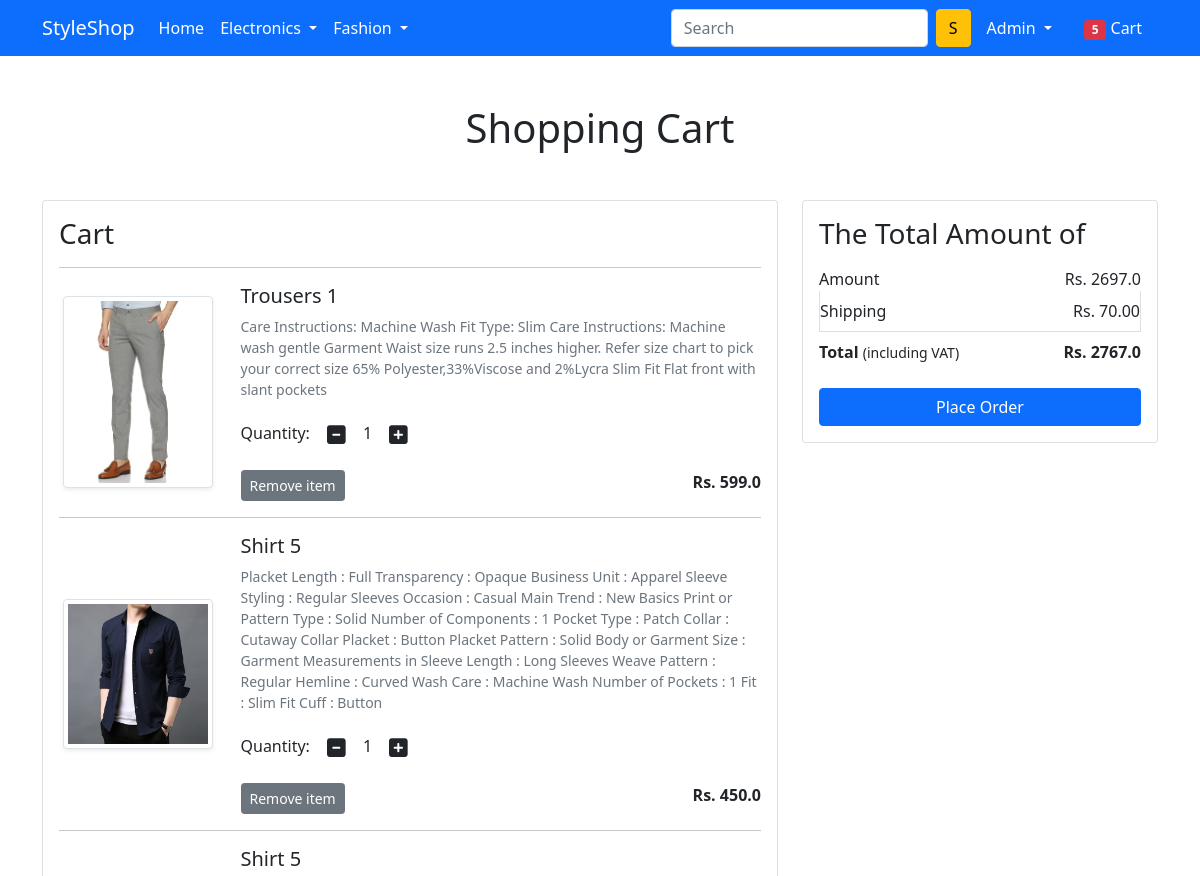
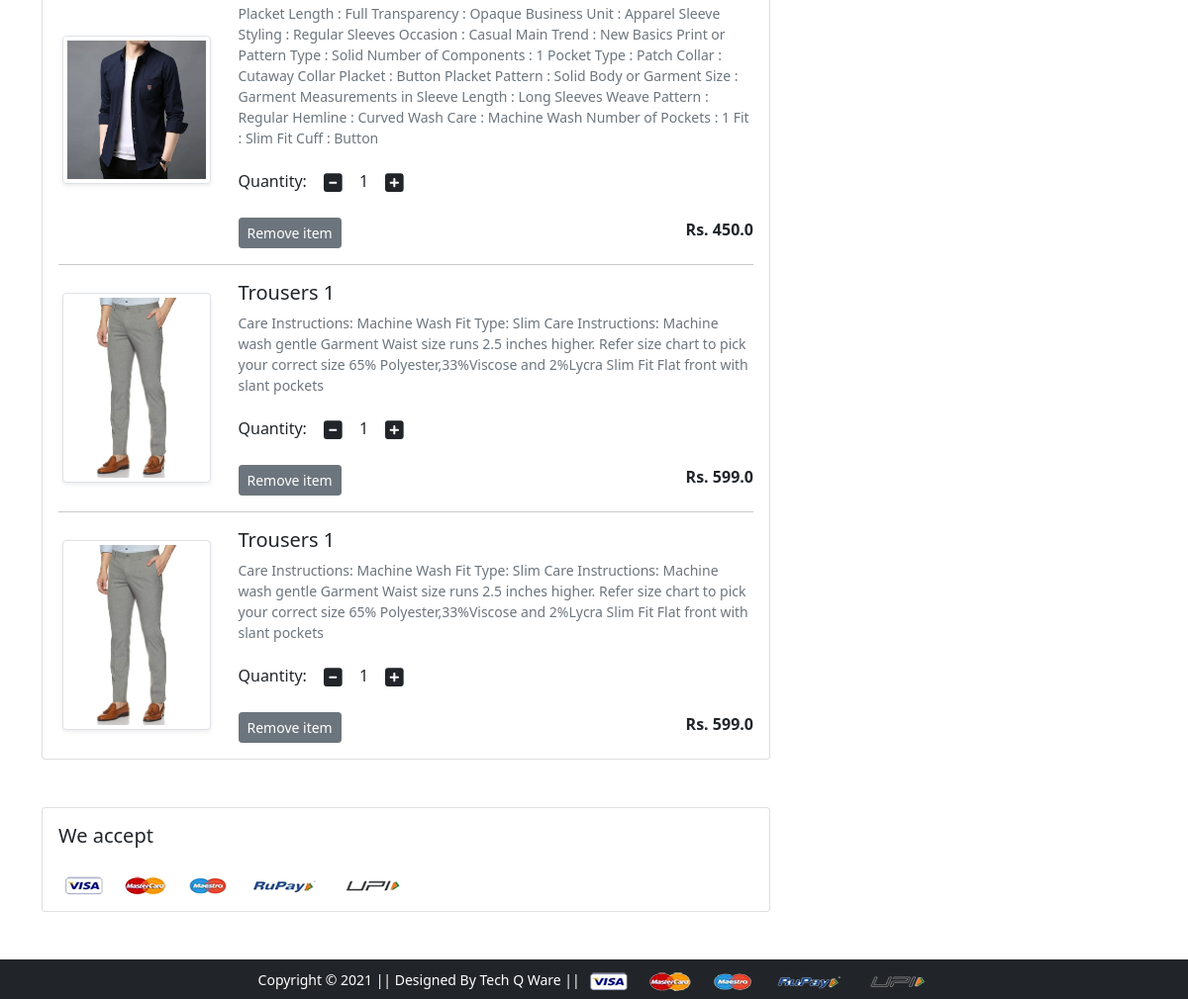
The app's page /cart/ (signed in) with its own data (2 pictures, top to bottom).
### app/models.py (models this page shows, shortened)
class Cart(models.Model):
    user = models.ForeignKey(User,on_delete=models.CASCADE)
    product = models.ForeignKey(Product,on_delete=models.CASCADE)
    quantity = models.PositiveIntegerField(default=1)

class Product(models.Model):
    title = models.CharField(max_length=100)
    selling_price = models.FloatField()
    discounted_price = models.FloatField()
    description = models.TextField()
    brand = models.CharField(max_length=100)
    category = models.CharField(choices=CATEGORY_CHOICES,max_length=10)
    product_image = models.ImageField(upload_to='productimg')

### app/views.py (the view)
# urls.py: path('cart/',views.show_cart,name='showcart'),
def show_cart(request):
    totalitem=0
    if request.user.is_authenticated:
        totalitem =len(Cart.objects.filter(user=request.user))
        user = request.user
        cart = Cart.objects.filter(user=user)
        amount = 0.0
        shipping_amount = 70.0
        total_amount = 0.0
        cart_product = [p for p in Cart.objects.all() if  p.user==user]
        if cart_product:
            for p in cart_product:
                tempamount = (p.quantity * p.product.discounted_price)
                amount += tempamount
                totalamount = amount + shipping_amount
            return render(request,'app/addtocart.html',{'carts':cart,'totalamount':totalamount,'amount':amount,'totalitem':totalitem})
        else:
            return render(request,'app/emptycart.html')

### app/templates/app/addtocart.html (shortened to what this page needs)
{% extends 'app/base.html' %}
{% load static %}
{% block main-content %}
<div class="container my-5">
 <div class="row">
  <h1 class="text-center mb-5">Shopping Cart</h1>
  <div class="col-sm-8">
  <div class="card">
   <div class="card-body">
    <h3>Cart</h3>
    {% for cart in carts %}
    <hr>
    <div class="row">
     <div class="col-sm-3 text-center align-self-center"><img
     src="{{cart.product.product_image.url}}" alt="" srcset="" class="img-fluid img-thumbnail shadow-sm" height="150" width="150"> </div>
     <div class="col-sm-9">
      <div>
       <h5>{{cart.product.title}}</h5>
       <p class="mb-2 text-muted small">{{cart.product.description}}</p>
       <div class="my-3">
        <label for="quantity">Quantity:</label>
        <a class="minus-cart btn" pid="{{cart.product.id}}">
        <i class="fas fa-minus-square fa-lg"></i></a>
          <span id="quantity">{{cart.quantity}}</span>
        <a class="plus-cart btn" pid="{{cart.product.id}}">
        <i class="fas fa-plus-square fa-lg"></i></a>
       </div>
       <div class="d-flex justify-content-between">
        <a href="#" class="btn btn-sm btn-secondary mr-3" pid="{{cart.product.id}}">Remove item </a>
        <p class="mb-0"><span><strong>Rs. {{cart.product.discounted_price}}</strong></span></p>
       </div>
      </div>
     </div>
    </div>
    {% endfor %}
   </div>
   </div>
  </div>
  <div class="col-sm-4">
   <div class="card">
    <div class="card-body">
      <h3>The Total Amount of</h3>
      <ul class="list-group">
       <li class="list-group-item d-flex justify-content-between align-items-center border-0 px-0 pb-0">Amount<span>Rs. <span id="amount">{{amount}}</span></span></li>
       <li class="list-group-item d-flex justify-content-between align-items-center px-0">Shipping<span>Rs. 70.00</span></li>
       <li class="list-group-item d-flex justify-content-between align-items-center border-0 px-0 mb-3">
        <div>
           <strong>Total</strong> <small>(including VAT)</small>
         </div>
         <span><strong>Rs. <strong id="totalamount">{{totalamount}}</strong></strong></span>
       </li>
      </ul>
      <div class="d-grid"><a href="{% url 'checkout' %}" class="btn btn-primary">Place Order</a></div>
    </div>
   </div>
  </div>
 </div>
</div>
<div class="container">
 <div class="row">
  <div class="col-sm-8">
   <div class="card">
    <div class="card-body">
      <h5 class="mb-4">We accept</h5>
      <img src="{% static 'app/images/payment.png' %}" alt="" class="img-fluid">
    </div>
  </div>
  </div>
 </div>
</div>
{% endblock main-content %}

### app/templates/app/base.html (shortened to what this page needs)
<!doctype html>
{% load static %}
<html lang="en">
  <head>
    <link href="https://cdn.jsdelivr.net/npm/bootstrap@5.0.0-beta1/dist/css/bootstrap.min.css" rel="stylesheet">
    <link rel="stylesheet" href="{% static 'app/css/owl.carousel.min.css' %}">
    <link rel="stylesheet" href="{% static 'app/css/all.min.css' %}">
    <link rel="stylesheet" href="{% static 'app/css/style.css' %}">
  </head>
  <body>
    <nav class="navbar navbar-expand-lg navbar-dark bg-primary">
     <div class="container">
       <a class="navbar-brand" href="/">StyleShop</a>
       <div class="collapse navbar-collapse" id="navbarSupportedContent">
         <ul class="navbar-nav me-auto mb-2 mb-lg-0">
           <li class="nav-item">
             <a class="nav-link active" aria-current="page" href="/">Home</a>
           </li>
           <li class="nav-item dropdown">
             <a class="nav-link dropdown-toggle text-white" href="#" id="electronicsDropdown" role="button" data-bs-toggle="dropdown" aria-expanded="false">
               Electronics
             </a>
           </li>
           <li class="nav-item dropdown">
             <a class="nav-link dropdown-toggle text-white" href="#" id="fashionDropdown" role="button" data-bs-toggle="dropdown" aria-expanded="false">
               Fashion
             </a>
           </li>
         </ul>
         <form class="d-flex">
           <input class="form-control me-2" type="search" placeholder="Search" aria-label="Search">
           <button class="btn btn-warning" type="submit">S</button>
         </form>
         <div>
          <ul class="navbar-nav me-auto mb-2 mb-lg-0">
          {% if request.user.is_authenticated %}
           <li class="nav-item dropdown mx-2">
              <a class="nav-link dropdown-toggle text-white" href="#" id="profileDropdown" role="button" data-bs-toggle="dropdown" aria-expanded="false">
                {{request.user.username | capfirst}}
              </a>
            </li>
            <li class="nav-item mx-2">
             <a href="{% url 'showcart' %}" class="nav-link text-white"><span class="badge bg-danger">{{totalitem}}</span> Cart </a>
            </li>
            {% endif %}
          </ul>
         </div>
       </div>
     </div>
    </nav>
    {% block main-content %} {% endblock main-content %}
    <footer class="container-fluid bg-dark text-center p-2 mt-5">
        <small class="text-white">Copyright &copy; 2021 || Designed By Tech Q Ware || </small>
        <img src="{% static 'app/images/payment.png' %}" alt="" srcset="" class="img-fluid" height="2px">
    </footer>
  </body>
</html>

### records on screen
Cart: product.product_image (picture), product "Trousers 1", product.description "Care Instructions: Machine Wash Fit Type: Slim Care Instructions: Machine wash gentle Garment Waist size runs 2.5 inches higher. Refer size chart to pick your correct size 65% Polyester,33%Viscose and 2%Lycra Slim Fit Flat front with slant pockets", quantity "1", product.discounted_price "599.0"
Cart: product.product_image (picture), product "Shirt 5", product.description "Placket Length : Full Transparency : Opaque Business Unit : Apparel Sleeve Styling : Regular Sleeves Occasion : Casual Main Trend : New Basics Print or Pattern Type : Solid Number of Components : 1 Pocket Type : Patch Collar : Cutaway Collar Placket : Button Placket Pattern : Solid Body or Garment Size : Garment Measurements in Sleeve Length : Long Sleeves Weave Pattern : Regular Hemline : Curved Wash Care : Machine Wash Number of Pockets : 1 Fit : Slim Fit Cuff : Button", quantity "1", product.discounted_price "450.0"
Cart: product.product_image (picture), product "Shirt 5", product.description "Placket Length : Full Transparency : Opaque Business Unit : Apparel Sleeve Styling : Regular Sleeves Occasion : Casual Main Trend : New Basics Print or Pattern Type : Solid Number of Components : 1 Pocket Type : Patch Collar : Cutaway Collar Placket : Button Placket Pattern : Solid Body or Garment Size : Garment Measurements in Sleeve Length : Long Sleeves Weave Pattern : Regular Hemline : Curved Wash Care : Machine Wash Number of Pockets : 1 Fit : Slim Fit Cuff : Button", quantity "1", product.discounted_price "450.0"
Cart: product.product_image (picture), product "Trousers 1", product.description "Care Instructions: Machine Wash Fit Type: Slim Care Instructions: Machine wash gentle Garment Waist size runs 2.5 inches higher. Refer size chart to pick your correct size 65% Polyester,33%Viscose and 2%Lycra Slim Fit Flat front with slant pockets", quantity "1", product.discounted_price "599.0"
Cart: product.product_image (picture), product "Trousers 1", product.description "Care Instructions: Machine Wash Fit Type: Slim Care Instructions: Machine wash gentle Garment Waist size runs 2.5 inches higher. Refer size chart to pick your correct size 65% Polyester,33%Viscose and 2%Lycra Slim Fit Flat front with slant pockets", quantity "1", product.discounted_price "599.0"

### other values on screen
{{ request.user.username | capfirst }} "Admin"
{{ totalitem }} "5"
{{ amount }} "2697.0"
{{ totalamount }} "2767.0"
